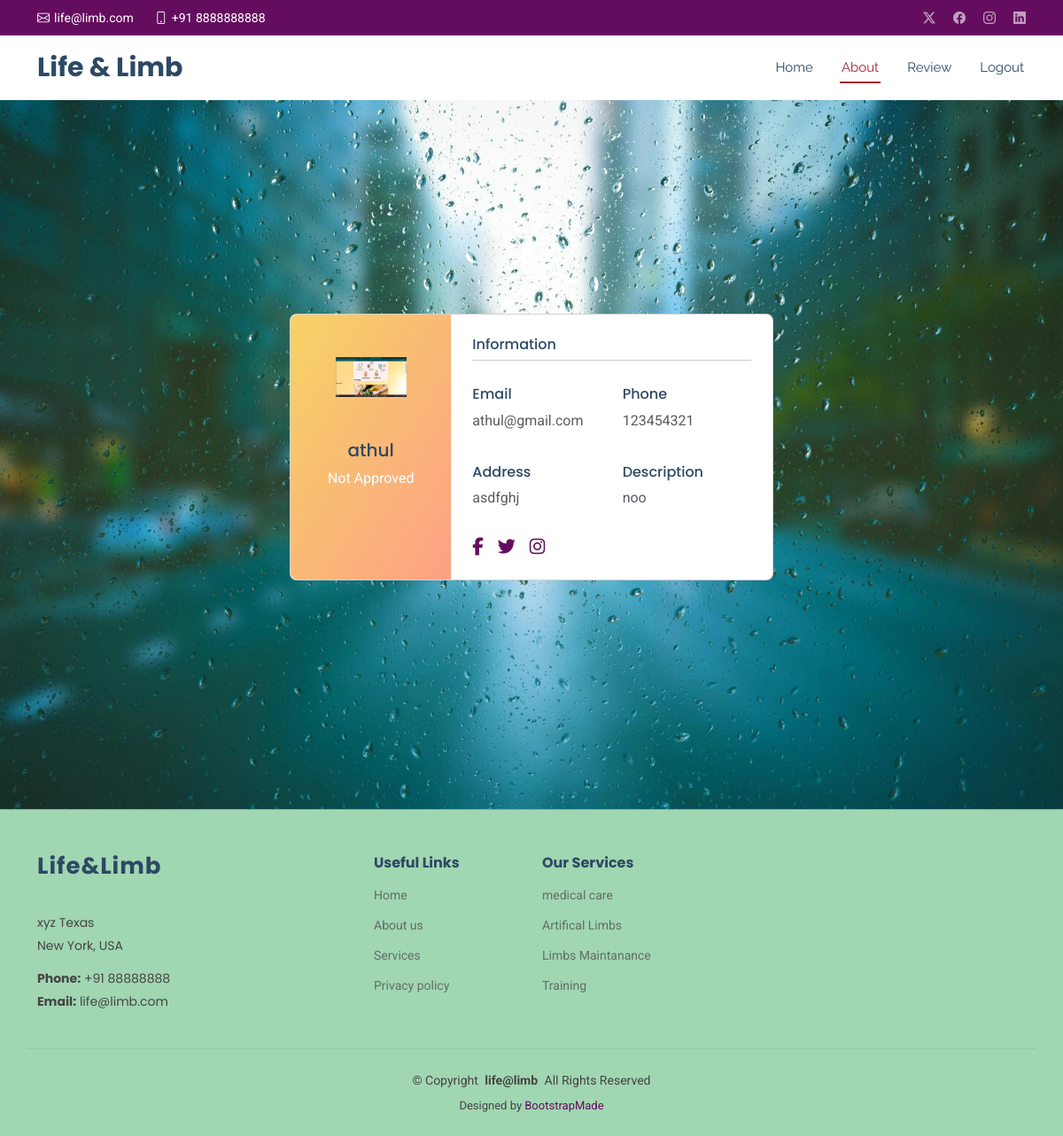
The app's page /about/ (signed in) with its own data.
### appname/models.py (models this page shows, shortened)
class UserDetail(models.Model):
    patient=models.OneToOneField(User,on_delete=models.CASCADE,null=True)
    is_patient=models.BooleanField(default=True)
    uaddress = models.CharField(max_length=50,null=True)
    umobile_no = models.BigIntegerField(null=True)
    ulocation = models.CharField(max_length=50,null=True)
    uphoto = models.ImageField( upload_to="pics",blank=True,null=True)
    description = models.CharField( max_length=100)
    no_year = models.IntegerField()
    is_approved= models.BooleanField(default=False)
    name=models.CharField(max_length=250,null=True)       #new varibale

### appname/views.py (the view)
def about(request):
    user = request.user
    try:
        obj = UserDetail.objects.get(patient=user)
    except UserDetail.DoesNotExist:
        obj = None
    context = {
        'obj': obj,
    }
    return render(request, 'appname/about.html', context)

### appname/templates/appname/about.html (shortened to what this page needs)
{% extends "appname/_base.html" %}
{% load static %}
{% block navbar%}
<nav id="navmenu" class="navmenu">
  <ul>
    <li><a href="{% url 'user_dashboard' %}" >Home<br></a></li>
    <li><a href="{% url 'about' %}" class="active">About</a></li>
    <li><a href="{% url 'feed' %}">Review</a></li>
    <li><a href="{% url 'logout' %}">Logout </a></li>
  </ul>
</nav>
{%endblock%}
{%block content%}
        <section class="vh-100" style="background-color: #629584; background-image: url('{% static 'assets/img/backgr2.jpg' %}'); background-size: cover; background-position: center;">
    <div class="container py-5 h-100">
      <div class="row d-flex justify-content-center align-items-center h-100">
        <div class="col col-lg-6 mb-4 mb-lg-0">
          <div class="card mb-3" style="border-radius: .5rem;">
            <div class="row g-0">
              <div class="col-md-4 gradient-custom text-center text-white"
                style="border-top-left-radius: .5rem; border-bottom-left-radius: .5rem;">
                  <img src="{{obj.uphoto.url}}" alt="#"  width="80px" class="img-fluid my-5"/>
                <h5>{{user.username}}</h5>
                  {% if obj.is_approved %}
                  You are Approved user
                  {% else %}
                  Not Approved
                  {% endif %}
              </div>
              <div class="col-md-8">
                <div class="card-body p-4">
                  <h6>Information</h6>
                  <hr class="mt-0 mb-4">
                  <div class="row pt-1">
                    <div class="col-6 mb-3">
                      <h6>Email</h6>
                      <p class="text-muted">{{user.email}}</p>
                    </div>
                    <div class="col-6 mb-3">
                      <h6>Phone</h6>
                      <p class="text-muted"> {{ obj.umobile_no }}</p>
                    </div>
                  </div>
                  <div class="row pt-1">
                    <div class="col-6 mb-3">
                      <h6>Address</h6>
                      <p class="text-muted">{{obj.uaddress}}</p>
                    </div>
                    <div class="col-6 mb-3">
                      <h6>Description</h6>
                      <p class="text-muted">{{obj.description}}</p>
                    </div>
                  </div>
                  <div class="d-flex justify-content-start">
                    <a href="#!"><i class="fab fa-facebook-f fa-lg me-3"></i></a>
                    <a href="#!"><i class="fab fa-twitter fa-lg me-3"></i></a>
                    <a href="#!"><i class="fab fa-instagram fa-lg"></i></a>
                  </div>
                </div>
              </div>
            </div>
          </div>
        </div>
      </div>
    </div>
  </section>
{%endblock%}

### static/assets/css/main.css (style rules this page uses)
:root { --default-font: "Roboto", system-ui, -apple-system, "Segoe UI", Roboto, "Helvetica Neue", Arial, "Noto Sans", "Liberation Sans", sans-serif, "Apple Color Emoji", "Segoe UI Emoji", "Segoe UI Symbol", "Noto Color Emoji"; --heading-font: "Poppins", sans-serif; --nav-font: "Raleway", sans-serif; }
:root { --background-color: #ffffff; --default-color: #444444; --heading-color: #2c4964; --accent-color: #640D5F; --surface-color: hwb(178 1% 4%); --contrast-color: #ffffff; }
:root { --nav-color: #2c4964; --nav-hover-color: #A02334; --nav-mobile-background-color: #ffffff; --nav-dropdown-background-color: #ffffff; --nav-dropdown-color: #2c4964; --nav-dropdown-hover-color: #A02334; }
:root { scroll-behavior: smooth; }
body { color: var(--default-color); background-color: var(--background-color); font-family: var(--default-font); }
a { color: var(--accent-color); text-decoration: none; transition: 0.3s; }
h1, h2, h3, h4, h5, h6 { color: var(--heading-color); font-family: var(--heading-font); }
@media (max-width: 1200px) { .header .navmenu { order: 3; } }
@media (min-width: 1200px) { .navmenu { padding: 0; } }
@media (min-width: 1200px) { .navmenu ul { margin: 0; padding: 0; display: flex; list-style: none; align-items: center; } }
@media (min-width: 1200px) { .navmenu li { position: relative; } }
@media (min-width: 1200px) { .navmenu>ul>li { white-space: nowrap; padding: 15px 14px; } }
@media (min-width: 1200px) { .navmenu>ul>li:last-child { padding-right: 0; } }
@media (min-width: 1200px) { .navmenu a, .navmenu a:focus { color: var(--nav-color); font-size: 15px; padding: 0 2px; font-family: var(--nav-font); font-weight: 400; display: flex; align-items: center; justify-content: space-between; white-space: nowrap; transition: 0.3s; position: relative; } }
@media (min-width: 1200px) { .navmenu>ul>li>a:before { content: ""; position: absolute; width: 100%; height: 2px; bottom: -6px; left: 0; background-color: var(--nav-hover-color); visibility: hidden; width: 0px; transition: all 0.3s ease-in-out 0s; } }
@media (min-width: 1200px) { .navmenu a:hover:before, .navmenu li:hover>a:before, .navmenu .active:before { visibility: visible; width: 100%; } }
@media (min-width: 1200px) { .navmenu li:hover>a, .navmenu .active, .navmenu .active:focus { color: var(--nav-hover-color); } }
section, .section { color: var(--default-color); background-color: var(--background-color); padding: 60px 0; scroll-margin-top: 72px; overflow: clip; }
.gradient-custom { background: #f6d365; background: -webkit-linear-gradient(to right bottom, rgba(246, 211, 101, 1), rgba(253, 160, 133, 1)); background: linear-gradient(to right bottom, rgba(246, 211, 101, 1), rgba(253, 160, 133, 1)) }

### records on screen
UserDetail: uphoto (picture), umobile_no "123454321", uaddress "asdfghj", description "noo"

### other values on screen
{{ user.username }} "athul"
{{ user.email }} "athul@gmail.com"
